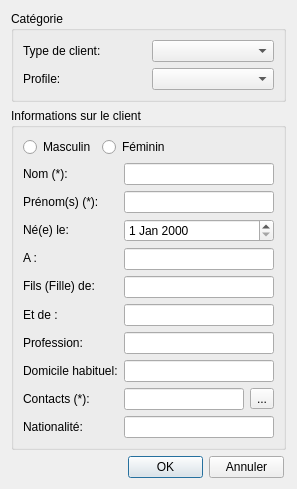
<?xml version="1.0" encoding="UTF-8"?>
<ui version="4.0">
 <class>BDFormulaireClientHotelSimple</class>
 <widget class="QDialog" name="BDFormulaireClientHotelSimple">
  <property name="geometry">
   <rect>
    <x>0</x>
    <y>0</y>
    <width>297</width>
    <height>452</height>
   </rect>
  </property>
  <property name="windowTitle">
   <string>Dialog</string>
  </property>
  <layout class="QGridLayout" name="gridLayout">
   <item row="0" column="0">
    <widget class="QGroupBox" name="groupBoxCategorie">
     <property name="title">
      <string>Catégorie</string>
     </property>
     <layout class="QGridLayout" name="gridLayout_3">
      <item row="0" column="0">
       <layout class="QVBoxLayout" name="verticalLayout_6">
        <item>
         <widget class="QLabel" name="label_16">
          <property name="text">
           <string>Type de client:</string>
          </property>
         </widget>
        </item>
        <item>
         <widget class="QLabel" name="label_17">
          <property name="text">
           <string>Profile:</string>
          </property>
         </widget>
        </item>
       </layout>
      </item>
      <item row="0" column="1">
       <layout class="QVBoxLayout" name="verticalLayout_5">
        <item>
         <widget class="QComboBox" name="comboBoxTypeDeClient"/>
        </item>
        <item>
         <widget class="QComboBox" name="comboBoxProfile"/>
        </item>
       </layout>
      </item>
     </layout>
    </widget>
   </item>
   <item row="1" column="0">
    <widget class="QGroupBox" name="groupBox_2">
     <property name="title">
      <string>Informations sur le client</string>
     </property>
     <layout class="QGridLayout" name="gridLayout_2">
      <item row="0" column="0" colspan="2">
       <layout class="QFormLayout" name="formLayout_2">
        <item row="0" column="0">
         <widget class="QRadioButton" name="rb_masculin">
          <property name="text">
           <string>Masculin</string>
          </property>
         </widget>
        </item>
        <item row="0" column="1">
         <widget class="QRadioButton" name="rb_feminin">
          <property name="text">
           <string>Féminin</string>
          </property>
         </widget>
        </item>
       </layout>
      </item>
      <item row="1" column="0">
       <layout class="QVBoxLayout" name="verticalLayout">
        <item>
         <widget class="QLabel" name="label">
          <property name="text">
           <string>Nom (*):</string>
          </property>
         </widget>
        </item>
        <item>
         <widget class="QLabel" name="label_2">
          <property name="text">
           <string>Prénom(s) (*):</string>
          </property>
         </widget>
        </item>
        <item>
         <widget class="QLabel" name="label_3">
          <property name="text">
           <string>Né(e) le:</string>
          </property>
         </widget>
        </item>
        <item>
         <widget class="QLabel" name="label_4">
          <property name="text">
           <string>A :</string>
          </property>
         </widget>
        </item>
        <item>
         <widget class="QLabel" name="label_5">
          <property name="text">
           <string>Fils (Fille) de:</string>
          </property>
         </widget>
        </item>
        <item>
         <widget class="QLabel" name="label_6">
          <property name="text">
           <string>Et de :</string>
          </property>
         </widget>
        </item>
        <item>
         <widget class="QLabel" name="label_7">
          <property name="text">
           <string>Profession:</string>
          </property>
         </widget>
        </item>
        <item>
         <widget class="QLabel" name="label_8">
          <property name="text">
           <string>Domicile habituel:</string>
          </property>
         </widget>
        </item>
        <item>
         <widget class="QLabel" name="label_9">
          <property name="text">
           <string>Contacts (*):</string>
          </property>
         </widget>
        </item>
        <item>
         <widget class="QLabel" name="label_10">
          <property name="text">
           <string>Nationalité:</string>
          </property>
         </widget>
        </item>
       </layout>
      </item>
      <item row="1" column="1">
       <layout class="QVBoxLayout" name="verticalLayout_2">
        <item>
         <widget class="QLineEdit" name="lineEditNom"/>
        </item>
        <item>
         <widget class="QLineEdit" name="lineEditPrenom"/>
        </item>
        <item>
         <widget class="QDateEdit" name="dateEditDateDeNaiss"/>
        </item>
        <item>
         <widget class="QLineEdit" name="lineEditLieuDeNaiss"/>
        </item>
        <item>
         <widget class="QLineEdit" name="lineEditPere"/>
        </item>
        <item>
         <widget class="QLineEdit" name="lineEditMere"/>
        </item>
        <item>
         <widget class="QLineEdit" name="lineEditProfession"/>
        </item>
        <item>
         <widget class="QLineEdit" name="lineEditDomicile"/>
        </item>
        <item>
         <layout class="QHBoxLayout" name="horizontalLayout">
          <item>
           <widget class="QLineEdit" name="lineEditContacts">
            <property name="readOnly">
             <bool>true</bool>
            </property>
           </widget>
          </item>
          <item>
           <widget class="QToolButton" name="btn_calendrier">
            <property name="text">
             <string>...</string>
            </property>
           </widget>
          </item>
         </layout>
        </item>
        <item>
         <widget class="QLineEdit" name="lineEditNationalite"/>
        </item>
       </layout>
      </item>
     </layout>
    </widget>
   </item>
   <item row="2" column="0">
    <layout class="QFormLayout" name="formLayout_4">
     <property name="formAlignment">
      <set>Qt::AlignRight|Qt::AlignTop|Qt::AlignTrailing</set>
     </property>
     <property name="rightMargin">
      <number>8</number>
     </property>
     <item row="0" column="0">
      <widget class="QPushButton" name="btn_ok">
       <property name="maximumSize">
        <size>
         <width>75</width>
         <height>23</height>
        </size>
       </property>
       <property name="text">
        <string>OK</string>
       </property>
      </widget>
     </item>
     <item row="0" column="1">
      <widget class="QPushButton" name="btn_annuler">
       <property name="maximumSize">
        <size>
         <width>75</width>
         <height>23</height>
        </size>
       </property>
       <property name="text">
        <string>Annuler</string>
       </property>
      </widget>
     </item>
    </layout>
   </item>
  </layout>
 </widget>
 <resources/>
 <connections/>
</ui>
